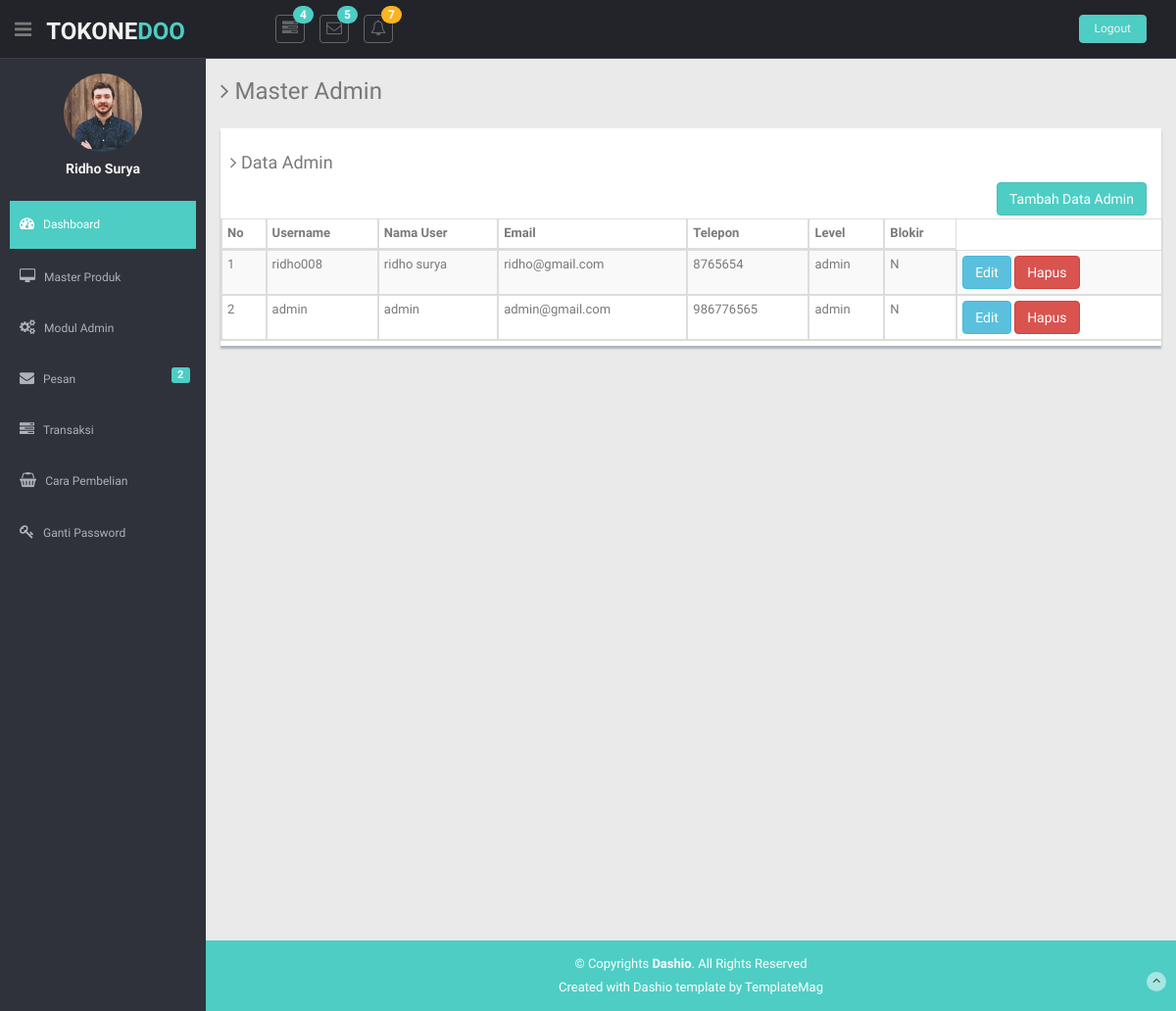
/paneladmin/media.php?p=admin (signed in), run on the app's committed database.
### tables this page shows
CREATE TABLE `tb_user` (
  `id_user` int(11) NOT NULL,
  `username` varchar(20) NOT NULL,
  `password` varchar(255) NOT NULL,
  `nama_lengkap` varchar(50) NOT NULL,
  `email` varchar(50) NOT NULL,
  `no_telp` int(20) NOT NULL,
  `level` varchar(20) NOT NULL,
  `blokir` enum('Y','N') NOT NULL
);

### paneladmin/modul/admin/admin.php (the view, shortened to what this page needs)
<?php
if(empty($_SESSION['username']) AND empty($_SESSION['passuser'])) {
session_start();
?>
<!DOCTYPE html>
<html lang="en">
<head>
  <meta charset="utf-8">
  <meta name="viewport" content="width=device-width, initial-scale=1.0">
  <meta name="description" content="">
  <meta name="author" content="Dashboard">
  <meta name="keyword" content="Dashboard, Bootstrap, Admin, Template, Theme, Responsive, Fluid, Retina">
  <title>Note Found</title>
  <link href="../../lib/bootstrap/css/bootstrap.min.css" rel="stylesheet">
  <link href="../../lib/font-awesome/css/font-awesome.css" rel="stylesheet" />
  <link href="../../css/style.css" rel="stylesheet">
  <link href="../../css/style-responsive.css" rel="stylesheet">
  <!-- =======================================================
    Template Name: Dashio
    Template URL: https://templatemag.com/dashio-bootstrap-admin-template/
    Author: TemplateMag.com
    License: https://templatemag.com/license/
  ======================================================= -->
</head>
<body>
<div class="container">
    <div class="row">
      <div class="col-lg-6 col-lg-offset-3 p404 centered">
        <img src="img/404.png" alt="">
        <h1>Jangan Panik Dulu!!</h1>
        <h3>Halaman yang Anda cari tidak ada.</h3>
        <br>
        <h5 class="mt">Silahkan Login Dulu:</h5>
        <p><a href="../../index.php">Login</a></p>
      </div>
    </div>
  </div>
<?php
} else {
  switch(@$_GET['aksi']) {
    default:
?>
<h3><i class="fa fa-angle-right"></i> Master Admin</h3>
  <div class="row mt">
    <div class="col-lg-12">
      <div class="content-panel">
        <h4><i class="fa fa-angle-right"></i> Data Admin</h4>
        <div class="col-lg-12" align="right">
          <a href="<?= "?p=admin&aksi=tambah"; ?>">
        <button type="submit" class="btn btn-theme mb-1">Tambah Data Admin</button></a>
        </div>
        <br><br>
        <section id="unseen">
          <table class="table table-bordered table-striped table-condensed" id="datatables">
            <thead>
              <tr>
                <th>No</th>
                <th>Username</th>
                <th>Nama User</th>
                <th>Email</th>
                <th>Telepon</th>
                <th>Level</th>
                <th>Blokir</th>
              </tr>
            </thead>
            <tbody>
              <?php
              $no = 1;
              $sql = mysqli_query($conn, "SELECT * FROM tb_user") or die(mysqli_error($conn));
              while($row = mysqli_fetch_assoc($sql)) { ?>
             <tr>
               <td><?= $no++; ?></td>
               <td><?= $row['username']; ?></td>
               <td><?= $row['nama_lengkap']; ?></td>
               <td><?= $row['email']; ?></td>
               <td><?= $row['no_telp']; ?></td>
               <td><?= $row['level']; ?></td>
               <td><?= $row['blokir']; ?></td>
               <td colspan="2">
                 <a href="?p=admin&aksi=edit&id=<?= $row['id_user']; ?>" class="btn btn-info">Edit</a>
                 <a href="modul/admin/aksi_admin.php?act=hapus&id=<?= $row['id_user']; ?>" class="btn btn-danger" onclick="return confirm('Yakin ?')">Hapus</a>
               </td>
             </tr>
              <?php } ?>
            </tbody>
          </table>
<?php
break;
?>
<?php
}
}
?>

### paneladmin/css/style.css (style rules this page uses)
body { color: #797979; background: #eaeaea; font-family: 'Ruda', sans-serif; padding: 0px !important; margin: 0px !important; font-size:13px; }
.btn-theme { color: #fff; background-color: #4ECDC4; border-color: #48bcb4; }
.mt { margin-top: 25px; }
.content-panel { background: #ffffff; box-shadow: 0px 3px 2px #aab2bd; padding-top: 15px; padding-bottom: 5px; }
.content-panel h4 { margin-left: 10px; }

### data on the page
tb_user: username "ridho008", nama_lengkap "ridho surya", email "ridho@gmail.com", no_telp "8765654", level "admin", blokir "N"
tb_user: username "admin", nama_lengkap "admin", email "admin@gmail.com", no_telp "986776565", level "admin", blokir "N"
